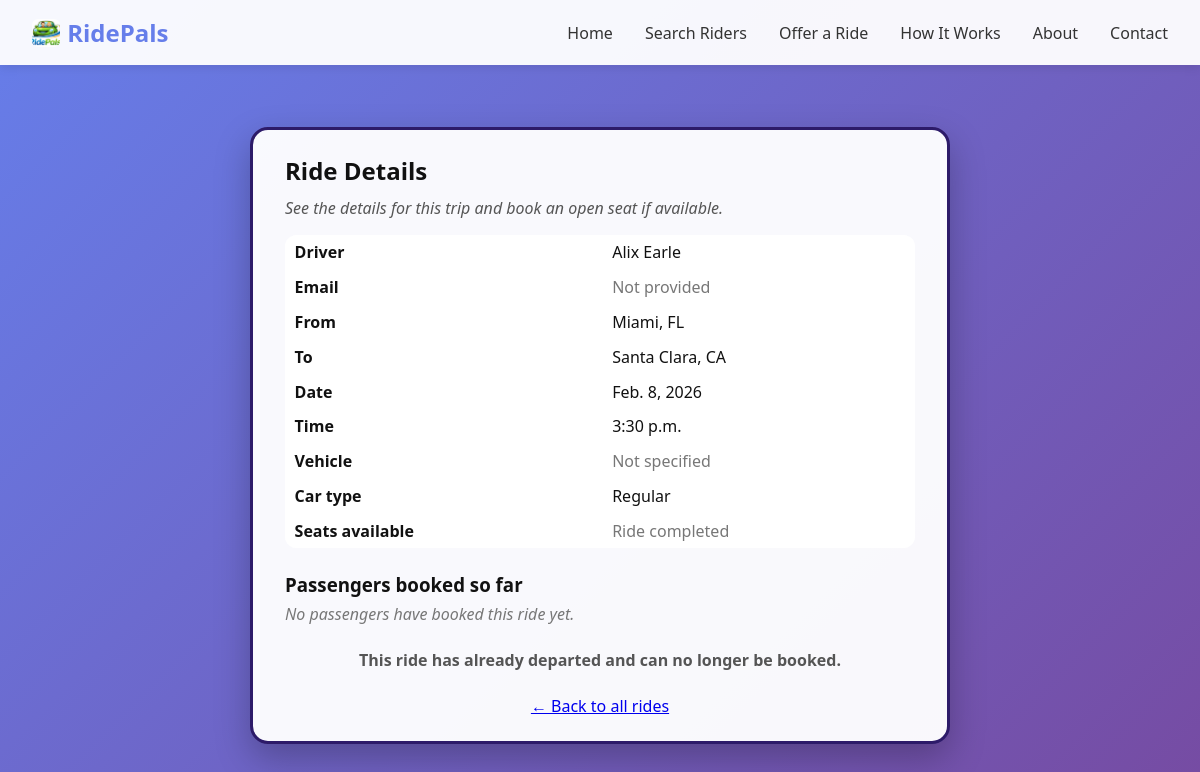
The app's page /rides/2/, older data.
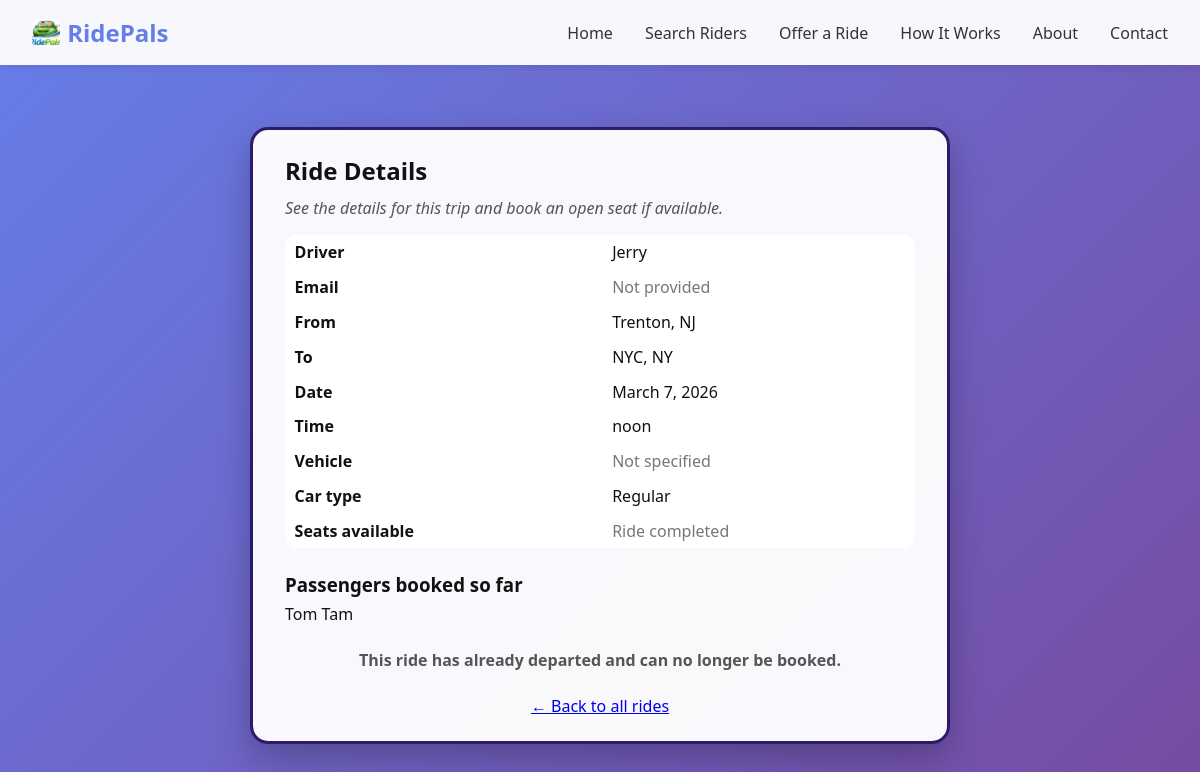
The same page, newer data.
### rides/models.py (models this page shows)
class Person(models.Model):
    first_name = models.CharField(max_length=100)
    last_name = models.CharField(max_length=100, blank=True)
    email = models.EmailField(blank=True)
    origination_city = models.CharField(max_length=100, default='')
    origination_state = models.CharField(max_length=2, default='')
    destination_city = models.CharField(max_length=100)
    destination_state = models.CharField(max_length=2)
    date = models.DateField()
    time = models.TimeField()
    taking_passengers = models.BooleanField()
    seats_available = models.IntegerField()
    vehicle_type = models.CharField(max_length=100, blank=True)
    car_class = models.CharField(
        max_length=20,
        choices=[("regular", "Regular"), ("premium", "Premium")],
        default="regular",
    )

class Booking(models.Model):
    ride = models.ForeignKey(Person, on_delete=models.CASCADE, related_name="bookings")
    first_name = models.CharField(max_length=100)
    last_name = models.CharField(max_length=100)
    email = models.EmailField()
    booked_at = models.DateTimeField(auto_now_add=True)

### rides/views.py (the view)
# urls.py: path("<int:ride_id>/", views.ride_detail, name="detail"),
def ride_detail(request, ride_id):
  ride = get_object_or_404(Person, id=ride_id)
  today = date.today()
  now_time = datetime.now().time()
  is_past = (ride.date < today) or (ride.date == today and ride.time < now_time)
  passengers = ride.bookings.order_by("booked_at")
  context = {
    "ride": ride,
    "is_past": is_past,
    "is_full": ride.seats_available <= 0,
    "passengers": passengers,
    "booking_form": BookingForm(),
  }
  return render(request, "ride_detail.html", context)

### rides/templates/ride_detail.html
{% extends "base.html" %}
{% block content %}
<div class="card" style="max-width: 700px; margin: 30px auto; color: #111; padding: 1.5rem 2rem;">
  <h2 style="margin-bottom: 10px;">Ride Details</h2>
  <p style="margin-bottom: 1rem; font-style: italic; color: #555;">
    See the details for this trip and book an open seat if available.
  </p>
  <table style="width: 100%; border-collapse: collapse; margin-bottom: 1.5rem;">
    <tr>
      <th style="text-align: left; padding: 0.4rem 0.6rem;">Driver</th>
      <td style="padding: 0.4rem 0.6rem;">
        {{ ride.first_name }}{% if ride.last_name %} {{ ride.last_name }}{% endif %}
      </td>
    </tr>
    <tr>
      <th style="text-align: left; padding: 0.4rem 0.6rem;">Email</th>
      <td style="padding: 0.4rem 0.6rem;">
        {% if ride.email %}{{ ride.email }}{% else %}<span style="color:#777;">Not provided</span>{% endif %}
      </td>
    </tr>
    <tr>
      <th style="text-align: left; padding: 0.4rem 0.6rem;">From</th>
      <td style="padding: 0.4rem 0.6rem;">
        {{ ride.origination_city }}, {{ ride.origination_state }}
      </td>
    </tr>
    <tr>
      <th style="text-align: left; padding: 0.4rem 0.6rem;">To</th>
      <td style="padding: 0.4rem 0.6rem;">
        {{ ride.destination_city }}, {{ ride.destination_state }}
      </td>
    </tr>
    <tr>
      <th style="text-align: left; padding: 0.4rem 0.6rem;">Date</th>
      <td style="padding: 0.4rem 0.6rem;">{{ ride.date }}</td>
    </tr>
    <tr>
      <th style="text-align: left; padding: 0.4rem 0.6rem;">Time</th>
      <td style="padding: 0.4rem 0.6rem;">{{ ride.time }}</td>
    </tr>
    <tr>
      <th style="text-align: left; padding: 0.4rem 0.6rem;">Vehicle</th>
      <td style="padding: 0.4rem 0.6rem;">
        {% if ride.vehicle_type %}{{ ride.vehicle_type }}{% else %}<span style="color:#777;">Not specified</span>{% endif %}
      </td>
    </tr>
    <tr>
      <th style="text-align: left; padding: 0.4rem 0.6rem;">Car type</th>
      <td style="padding: 0.4rem 0.6rem;">{{ ride.get_car_class_display }}</td>
    </tr>
    <tr>
      <th style="text-align: left; padding: 0.4rem 0.6rem;">Seats available</th>
      <td style="padding: 0.4rem 0.6rem;">
        {% if is_past %}
          <span style="color:#777;">Ride completed</span>
        {% elif is_full %}
          <span style="color:#b91c1c; font-weight: 600;">Full (no seats left)</span>
        {% else %}
          {{ ride.seats_available }}
        {% endif %}
      </td>
    </tr>
  </table>
  <div style="margin-bottom: 1.5rem;">
    <h3 style="margin-bottom: 0.4rem;">Passengers booked so far</h3>
    {% if passengers %}
      <ul style="list-style: none; padding-left: 0;">
        {% for p in passengers %}
          <li style="margin-bottom: 0.25rem;">
            {{ p.first_name }} {% if p.last_name %}{{ p.last_name }}{% endif %}
          </li>
        {% endfor %}
      </ul>
    {% else %}
      <p style="color:#777; font-style: italic;">No passengers have booked this ride yet.</p>
    {% endif %}
  </div>
  {% if not is_past and not is_full %}
    <form action="{% url 'rides:book' ride.id %}" method="post" style="text-align: left; margin-top: 1rem;">
      {% csrf_token %}
      <h3 style="margin-bottom: 0.6rem;">Book a seat</h3>
      {{ booking_form.as_p }}
      <div style="text-align: center; margin-top: 0.5rem;">
        <button type="submit" class="btn btn-primary">Book a Seat</button>
      </div>
    </form>
  {% else %}
    <p style="text-align: center; font-weight: 600; color:#555;">
      {% if is_past %}
        This ride has already departed and can no longer be booked.
      {% else %}
        This ride is currently full and cannot accept more passengers.
      {% endif %}
    </p>
  {% endif %}
  <div style="margin-top: 1.5rem; text-align: center;">
    <a href="{% url 'rides:index' %}">&larr; Back to all rides</a>
  </div>
</div>
{% endblock %}

### templates/base.html (shortened to what this page needs)
{% load static %}
<!DOCTYPE html>
<html lang="en">
<head>
  <link rel="stylesheet" href="{% static 'main.css' %}">
</head>
<body>
  <header>
    <nav>
      <a href="/" class="nav-brand">
        <img src="{% static 'logo.jpg' %}" alt="RidePals logo" class="nav-brand-logo">
        <span>RidePals</span>
      </a>
      <ul class="nav-links">
        <li><a href="/">Home</a></li>
        <li><a href="/rides/">Search Riders</a></li>
        <li><a href="/rides/offer/">Offer a Ride</a></li>
        <li><a href="/how-it-works/">How It Works</a></li>
        <li><a href="#about">About</a></li>
        <li><a href="#contact">Contact</a></li>
      </ul>
    </nav>
  </header>
  <main class="content">
    {% block content %}{% endblock %}
  </main>
</body>
</html>

### static/main.css (style rules this page uses)
* { margin: 0; padding: 0; box-sizing: border-box; }
body { font-family: 'Segoe UI', Tahoma, Geneva, Verdana, sans-serif; background: linear-gradient(135deg, #667eea 0%, #764ba2 100%); min-height: 100vh; display: flex; flex-direction: column; }
header { background: rgba(255, 255, 255, 0.95); box-shadow: 0 2px 10px rgba(0, 0, 0, 0.1); padding: 1rem 2rem; }
nav { max-width: 1200px; margin: 0 auto; display: flex; justify-content: space-between; align-items: center; }
.nav-brand { font-size: 1.5rem; font-weight: bold; color: #667eea; text-decoration: none; display: inline-flex; align-items: center; gap: 0.45rem; }
.nav-brand-logo { width: 28px; height: 28px; object-fit: cover; border-radius: 6px; }
.nav-links { display: flex; gap: 2rem; list-style: none; }
.nav-links a { text-decoration: none; color: #333; font-weight: 500; transition: color 0.3s; }
.content { flex: 1; max-width: 1200px; margin: 0 auto; padding: 2rem 1rem; width: 100%; }
.card { background: rgba(255, 255, 255, 0.96); border-radius: 18px; box-shadow: 0 14px 35px rgba(0, 0, 0, 0.25); border: 3px solid #2d1b69; }
.card h2 { font-family: "Trebuchet MS", "Gill Sans", system-ui, -apple-system, BlinkMacSystemFont, "Segoe UI", sans-serif; }
.card table { background: #ffffff; border-radius: 12px; overflow: hidden; }
.card table td, .card table th { background-color: #ffffff; padding: 0.5rem 0.75rem; }

Row changes from the older to the newer data that the page shows:
changed Person "Regular": first_name "Alix Earle" → "Jerry"; origination_city "Miami" → "Trenton"; origination_state "FL" → "NJ"; destination_city "Santa Clara" → "NYC"; destination_state "CA" → "NY"; date "Feb. 8, 2026" → "March 7, 2026"; time "3:30 p.m." → "noon"
added Booking: first_name "Tom", last_name "Tam"
Text that changed along with them:
text no longer shown: "No passengers have booked this ride yet."
